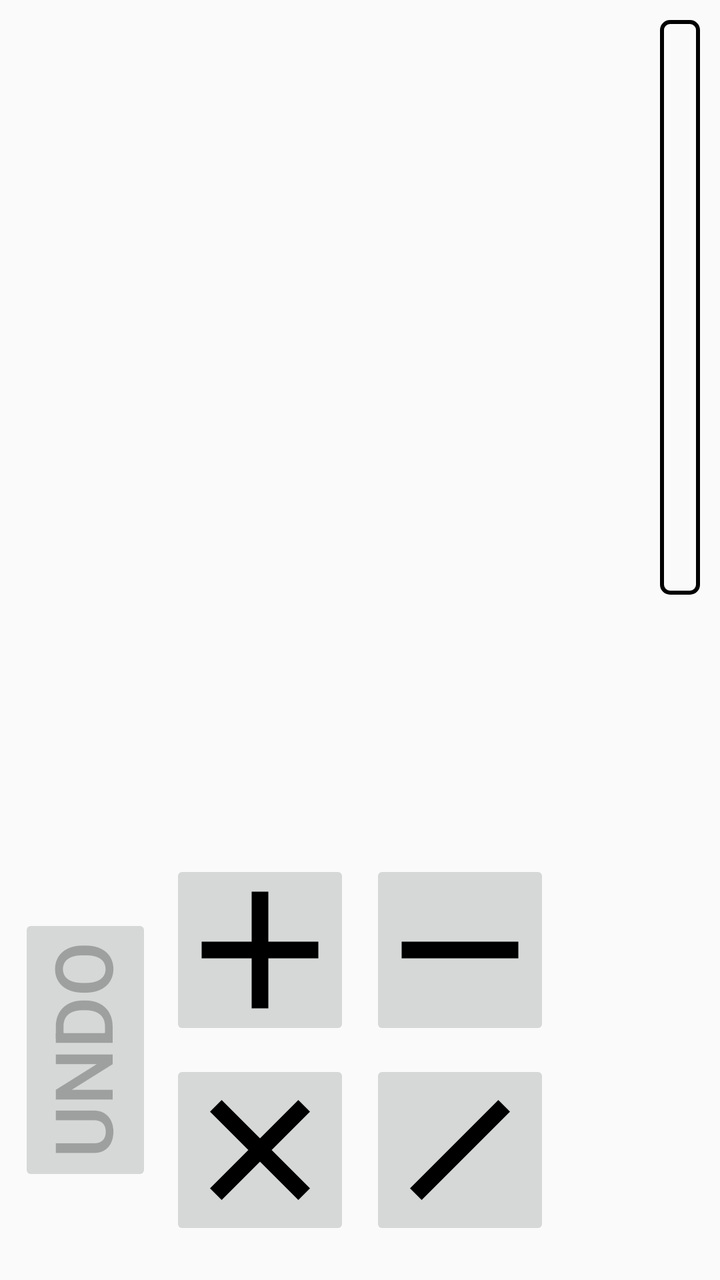
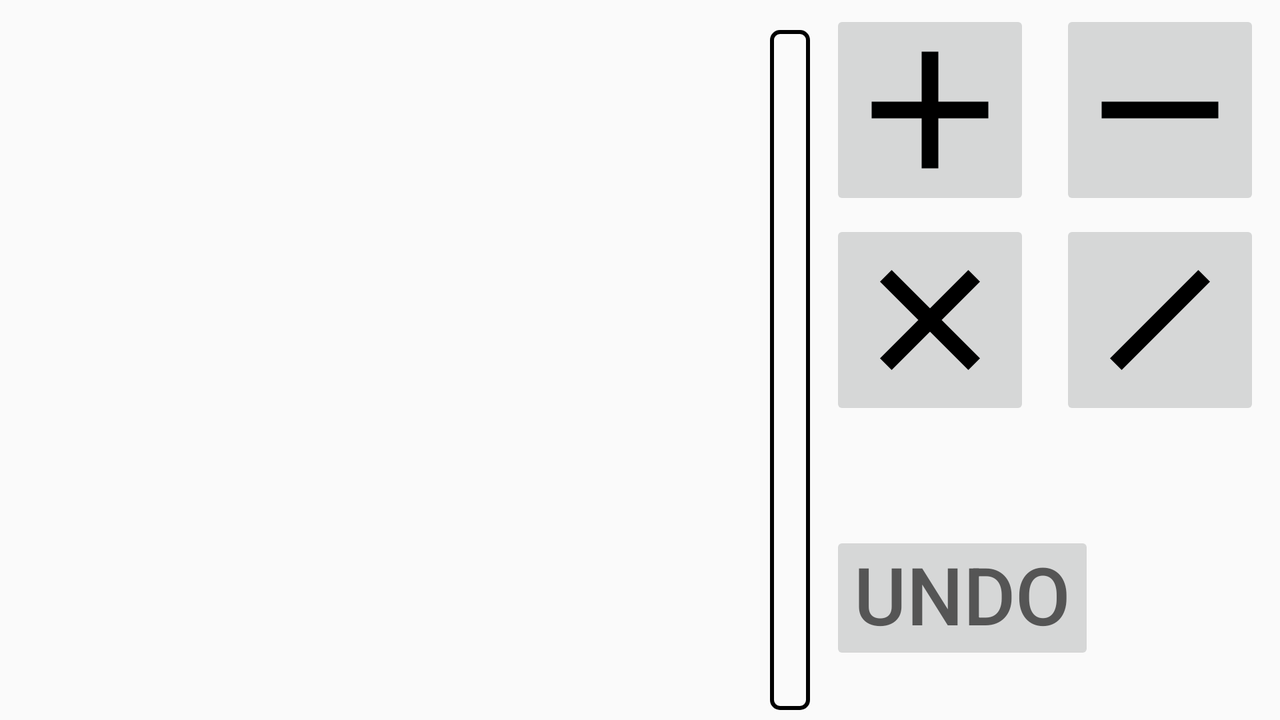

First picture: res/layout/ on a phone held upright. Second picture: the repository's own variant of that layout, on a device whose configuration matches the variant's folder. Source for both follows.
<!-- AndroidManifest.xml: application theme AppTheme -->
<!-- res/layout/fragment_game.xml -->
<?xml version="1.0" encoding="utf-8"?>

<androidx.constraintlayout.widget.ConstraintLayout xmlns:android="http://schemas.android.com/apk/res/android"
    xmlns:app="http://schemas.android.com/apk/res-auto"
    xmlns:tools="http://schemas.android.com/tools"
    android:layout_width="match_parent"
    android:layout_height="match_parent"
    tools:context=".GameFragment">

    <ScrollView
        android:id="@+id/scrollView"
        android:layout_width="0dp"
        android:layout_height="0dp"
        app:layout_constraintBottom_toTopOf="@+id/input_line"
        app:layout_constraintEnd_toStartOf="@id/progress_bar_full"
        app:layout_constraintStart_toStartOf="parent"
        app:layout_constraintTop_toTopOf="parent">

        <LinearLayout
            android:id="@+id/goal_container"
            android:layout_width="match_parent"
            android:layout_height="wrap_content"
            android:fillViewport="true"
            android:gravity="center"
            android:orientation="vertical" />
    </ScrollView>

    <ProgressBar
        android:id="@+id/progress_bar_full"
        style="@android:style/Widget.ProgressBar.Horizontal"
        android:layout_width="20dp"
        android:layout_height="0dp"
        android:layout_centerInParent="true"
        android:layout_margin="10dp"
        android:progressDrawable="@drawable/progress_drawable_vertical"
        app:layout_constraintBottom_toTopOf="@id/input_line"
        app:layout_constraintEnd_toEndOf="parent"
        app:layout_constraintStart_toEndOf="@+id/scrollView"
        app:layout_constraintTop_toTopOf="parent" />

    <androidx.constraintlayout.widget.Guideline
        android:id="@+id/input_line"
        android:layout_width="wrap_content"
        android:layout_height="wrap_content"
        android:orientation="horizontal"
        app:layout_constraintGuide_percent="0.48" />

    <HorizontalScrollView
        android:id="@+id/horizontalScrollView"
        android:layout_width="wrap_content"
        android:layout_height="wrap_content"

        app:layout_constraintBottom_toTopOf="@+id/button_line"
        app:layout_constraintEnd_toEndOf="parent"
        app:layout_constraintStart_toStartOf="parent"
        app:layout_constraintTop_toBottomOf="@+id/input_line">

        <LinearLayout
            android:id="@+id/input_container"
            android:layout_width="wrap_content"
            android:layout_height="wrap_content"
            android:fillViewport="true"
            android:gravity="center"
            android:orientation="horizontal" />
    </HorizontalScrollView>

    <androidx.constraintlayout.widget.Guideline
        android:id="@+id/button_line"
        android:layout_width="wrap_content"
        android:layout_height="wrap_content"
        android:orientation="horizontal"
        app:layout_constraintGuide_percent="0.64" />

    <ImageButton
        android:id="@+id/button_add"
        android:layout_width="0dp"
        android:layout_height="0dp"
        android:layout_margin="5dp"
        android:src="@drawable/image_button_plus"
        app:layout_constraintDimensionRatio="1:1"
        app:layout_constraintBottom_toTopOf="@id/button_multiply"
        app:layout_constraintEnd_toStartOf="@id/button_subtract"
        app:layout_constraintStart_toStartOf="parent"
        app:layout_constraintTop_toBottomOf="@+id/button_line"
        app:layout_constraintHorizontal_chainStyle="packed"
        app:layout_constraintVertical_chainStyle="packed"
        app:layout_constraintWidth_percent="0.25" />

    <ImageButton
        android:id="@+id/button_multiply"
        android:layout_width="0dp"
        android:layout_height="0dp"
        android:layout_margin="5dp"
        android:src="@drawable/image_button_multiply"
        app:layout_constraintBottom_toBottomOf="parent"
        app:layout_constraintDimensionRatio="1:1"
        app:layout_constraintEnd_toStartOf="@id/button_divide"
        app:layout_constraintStart_toStartOf="parent"
        app:layout_constraintTop_toBottomOf="@id/button_add"
        app:layout_constraintHorizontal_chainStyle="packed" />

    <ImageButton
        android:id="@+id/button_subtract"
        android:layout_width="0dp"
        android:layout_height="0dp"
        android:layout_margin="5dp"
        android:src="@drawable/image_button_minus"
        app:layout_constraintBottom_toTopOf="@id/button_divide"
        app:layout_constraintDimensionRatio="1:1"
        app:layout_constraintEnd_toEndOf="parent"
        app:layout_constraintStart_toEndOf="@id/button_add"
        app:layout_constraintTop_toBottomOf="@+id/button_line"
        app:layout_constraintVertical_chainStyle="packed" />

    <ImageButton
        android:id="@+id/button_divide"
        android:layout_width="0dp"
        android:layout_height="0dp"
        android:layout_margin="5dp"
        android:src="@drawable/image_button_divide"
        app:layout_constraintBottom_toBottomOf="parent"
        app:layout_constraintDimensionRatio="1:1"
        app:layout_constraintEnd_toEndOf="parent"
        app:layout_constraintStart_toEndOf="@id/button_multiply"
        app:layout_constraintTop_toBottomOf="@id/button_subtract" />

    <Button
        android:id="@+id/button_undo"
        android:layout_width="wrap_content"
        android:layout_height="wrap_content"
        android:enabled="false"
        android:includeFontPadding="false"
        android:padding="12dp"
        android:rotation="-90"
        android:text="@string/undo"
        android:textSize="40sp"
        app:layout_constraintBottom_toBottomOf="parent"
        app:layout_constraintEnd_toStartOf="@id/button_add"
        app:layout_constraintStart_toStartOf="parent"
        app:layout_constraintTop_toBottomOf="@id/button_line" />

</androidx.constraintlayout.widget.ConstraintLayout>
<!-- resources referenced by this layout -->
<resources>
  <!-- drawable image_button_divide (drawable) -->
  <?xml version="1.0" encoding="utf-8"?>
  
  <vector xmlns:android="http://schemas.android.com/apk/res/android"
      android:height="100dp" android:width="100dp"
      android:viewportHeight="24.0" android:viewportWidth="24.0"
      android:tintMode="multiply" android:tint="@color/button_tint">
      <path android:fillColor="#ffffff" android:pathData="M16.6,6 l-10.6,10.6 1.4,1.4 10.6,-10.6z"/>
  </vector>
  <!-- drawable image_button_minus (drawable) -->
  <?xml version="1.0" encoding="utf-8"?>
  
  <vector xmlns:android="http://schemas.android.com/apk/res/android"
      android:height="100dp" android:width="100dp"
      android:viewportHeight="24.0" android:viewportWidth="24.0"
      android:tintMode="multiply" android:tint="@color/button_tint">
      <path android:fillColor="#ffffff" android:pathData="M19,13H5v-2h14v2z"/>
  </vector>
  <!-- drawable image_button_multiply (drawable) -->
  <?xml version="1.0" encoding="utf-8"?>
  
  <vector xmlns:android="http://schemas.android.com/apk/res/android"
      android:height="100dp" android:width="100dp"
      android:viewportHeight="24.0" android:viewportWidth="24.0"
      android:tintMode="multiply" android:tint="@color/button_tint">
      <path android:fillColor="#ffffff" android:pathData="M7.4,6 l4.6,4.6 4.6,-4.6 1.4,1.4 -4.6,4.6 4.6,4.6 -1.4,1.4 -4.6,-4.6 -4.6,4.6 -1.4,-1.4 4.6,-4.6 -4.6,-4.6z"/>
  </vector>
  <!-- drawable image_button_plus (drawable) -->
  <?xml version="1.0" encoding="utf-8"?>
  
  <vector xmlns:android="http://schemas.android.com/apk/res/android"
      android:height="100dp" android:width="100dp"
      android:viewportHeight="24.0" android:viewportWidth="24.0"
      android:tintMode="multiply" android:tint="@color/button_tint">
      <path android:fillColor="#ffffff" android:pathData="M19,13h-6v6h-2v-6H5v-2h6V5h2v6h6v2z"/>
  </vector>
  <!-- drawable progress_drawable_vertical (drawable) -->
  <?xml version="1.0" encoding="utf-8"?>
  
  <layer-list xmlns:android="http://schemas.android.com/apk/res/android">
      <item android:id="@android:id/background">
          <shape>
              <solid
                  android:color="@android:color/transparent"/>
              <corners
                  android:radius="4dp"/>
              <stroke
                  android:width="2dp"
                  android:color="#000000"/>
          </shape>
      </item>
      <item android:id="@android:id/progress">
          <clip
              android:clipOrientation="vertical"
              android:gravity="bottom">
              <shape>
                  <gradient
                      android:startColor="#FF0000"
                      android:centerColor="#FFFF00"
                      android:endColor="#00FF00"
                      android:angle="90" />
                  <corners
                      android:radius="4dp"/>
                  <stroke
                      android:width="2dp"
                      android:color="#000000"/>
              </shape>
          </clip>
      </item>
  </layer-list>
  <string name="undo">undo</string>
  <style name="AppTheme" parent="Theme.AppCompat.Light.DarkActionBar">
          <item name="colorPrimary">@color/colorPrimary</item>
          <item name="colorPrimaryDark">@color/colorPrimaryDark</item>
          <item name="colorAccent">@color/colorAccent</item>
          <item name="windowActionBar">false</item>
          <item name="windowNoTitle">true</item>
      </style>
  <color name="colorPrimary">#6200EE</color>
  <color name="colorPrimaryDark">#3700B3</color>
  <color name="colorAccent">#03DAC5</color>
</resources>
<!-- res/layout-land/fragment_game.xml (the repository's variant of the layout above) -->
<!-- drawn on the phone turned sideways -->
<?xml version="1.0" encoding="utf-8"?>
<androidx.constraintlayout.widget.ConstraintLayout xmlns:android="http://schemas.android.com/apk/res/android"
    xmlns:app="http://schemas.android.com/apk/res-auto"
    android:layout_width="match_parent"
    android:layout_height="match_parent">

    <ScrollView
        android:id="@+id/scrollView"
        android:layout_width="0dp"
        android:layout_height="match_parent"
        app:layout_constraintEnd_toStartOf="@id/progress_bar_full"
        app:layout_constraintStart_toStartOf="parent"
        app:layout_constraintTop_toTopOf="parent">

        <LinearLayout
            android:id="@+id/goal_container"
            android:layout_width="match_parent"
            android:layout_height="wrap_content"
            android:fillViewport="true"
            android:gravity="center"
            android:orientation="vertical" />
    </ScrollView>

    <ProgressBar
        android:id="@+id/progress_bar_full"
        style="@android:style/Widget.ProgressBar.Horizontal"
        android:layout_width="20dp"
        android:layout_height="340dp"
        android:layout_centerInParent="true"
        android:progressDrawable="@drawable/progress_drawable_vertical"
        android:layout_marginTop="10dp"
        android:layout_marginEnd="10dp"
        app:layout_constraintEnd_toStartOf="@id/barrier"
        app:layout_constraintTop_toTopOf="parent"
        app:layout_constraintBottom_toBottomOf="parent"/>

    <androidx.constraintlayout.widget.Barrier
        android:id="@+id/barrier"
        android:layout_width="wrap_content"
        android:layout_height="wrap_content"
        app:barrierDirection="start"
        app:constraint_referenced_ids="button_add, button_multiply" />

    <ImageButton
        android:id="@+id/button_add"
        android:layout_height="100dp"
        android:layout_width="100dp"
        android:src="@drawable/image_button_plus"
        android:layout_margin="5dp"
        app:layout_constraintEnd_toStartOf="@id/button_subtract"
        app:layout_constraintStart_toEndOf="@id/progress_bar_full"
        app:layout_constraintTop_toTopOf="parent" />

    <ImageButton
        android:id="@+id/button_multiply"
        android:layout_height="100dp"
        android:layout_width="100dp"
        android:src="@drawable/image_button_multiply"
        android:layout_margin="5dp"
        app:layout_constraintTop_toBottomOf="@id/button_add"
        app:layout_constraintEnd_toStartOf="@id/button_divide"
        app:layout_constraintStart_toEndOf="@id/progress_bar_full" />

    <ImageButton
        android:id="@+id/button_subtract"
        android:layout_height="100dp"
        android:layout_width="100dp"
        android:src="@drawable/image_button_minus"
        android:layout_margin="5dp"
        app:layout_constraintStart_toEndOf="@id/button_add"
        app:layout_constraintEnd_toEndOf="parent"
        app:layout_constraintTop_toTopOf="parent" />

    <ImageButton
        android:id="@+id/button_divide"
        android:layout_height="100dp"
        android:layout_width="100dp"
        android:src="@drawable/image_button_divide"
        android:layout_margin="5dp"
        app:layout_constraintTop_toBottomOf="@id/button_subtract"
        app:layout_constraintStart_toEndOf="@id/button_multiply"
        app:layout_constraintEnd_toEndOf="parent" />

    <androidx.constraintlayout.widget.Barrier
        android:id="@+id/hBarrier"
        android:layout_width="wrap_content"
        android:layout_height="wrap_content"
        app:barrierDirection="bottom"
        app:constraint_referenced_ids="button_divide, button_multiply" />

    <HorizontalScrollView
        android:id="@+id/horizontalScrollView"
        android:layout_width="0dp"
        android:layout_height="wrap_content"

        app:layout_constraintStart_toEndOf="@id/barrier"
        app:layout_constraintEnd_toEndOf="parent"
        app:layout_constraintTop_toBottomOf="@id/hBarrier"
        app:layout_constraintBottom_toTopOf="@id/button_undo">

        <LinearLayout
            android:id="@+id/input_container"
            android:layout_width="wrap_content"
            android:layout_height="wrap_content"
            android:fillViewport="true"
            android:gravity="center"
            android:orientation="horizontal" />
    </HorizontalScrollView>

    <Button
        android:id="@+id/button_undo"
        android:layout_height="wrap_content"
        android:layout_width="wrap_content"
        android:text="@string/undo"
        android:textSize="40sp"
        android:textColor="@color/button_tint"
        android:paddingStart="12dp"
        android:paddingEnd="12dp"
        android:includeFontPadding="false"
        android:enabled="false"
        app:layout_constraintBottom_toBottomOf="parent"
        app:layout_constraintStart_toEndOf="@id/barrier"
        app:layout_constraintTop_toBottomOf="@id/horizontalScrollView" />

</androidx.constraintlayout.widget.ConstraintLayout>
